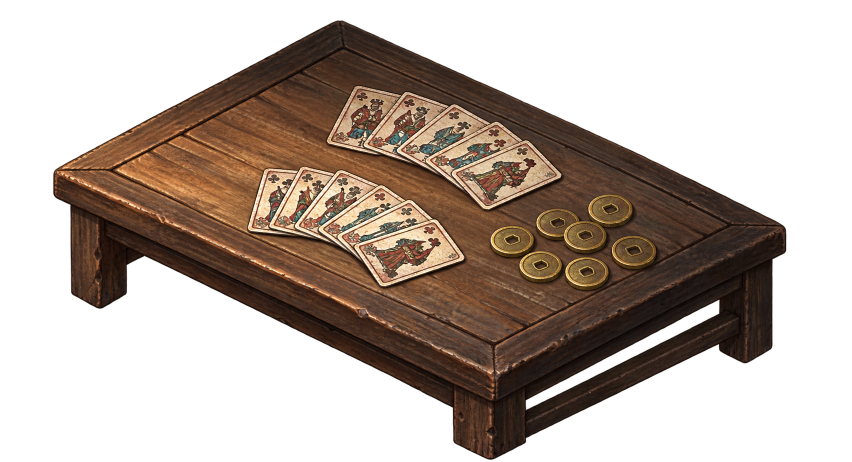
#> input picture assets/environment/interior_prop_previews/den/card_table_source.png, 1703 x 924 px (shown at 1/2 size)
$ python prepare_den_art.py
#> lines starting #> are read from the running program, lines starting #| are printed output that depends on the picture
"""Resize the selected transparent den cutouts for the game's sprite catalog."""

from pathlib import Path

from PIL import Image


ROOT = Path(__file__).resolve().parents[1]
SOURCE = ROOT / "assets/environment/interior_prop_previews/den"
DEST = ROOT / "game/art/interior"
SPRITES = {
    "den_card_table": ("card_table_source.png", 360),
    "den_dice_table": ("dice_table_source.png", 360),
    "den_side_bar": ("side_bar_source.png", 430),
    "den_corner_bar": ("corner_bar_source.png", 450),
}


def main():
    for name, (source, width) in SPRITES.items():
        image = Image.open(SOURCE / source).convert("RGBA")
#> image is the input picture: PIL image 1703x924 RGBA; mean R, G, B, A 44.1, 31.6, 23, 112.3
        bounds = image.getchannel("A").point(lambda value: 255 if value > 8 else 0).getbbox()
#> bounds = (106, 40, 1573, 920)
        if not bounds:
            raise ValueError(f"{source} has no opaque pixels")
        pad = 6
        image = image.crop((max(0, bounds[0] - pad), max(0, bounds[1] - pad),
                            min(image.width, bounds[2] + pad), min(image.height, bounds[3] + pad)))
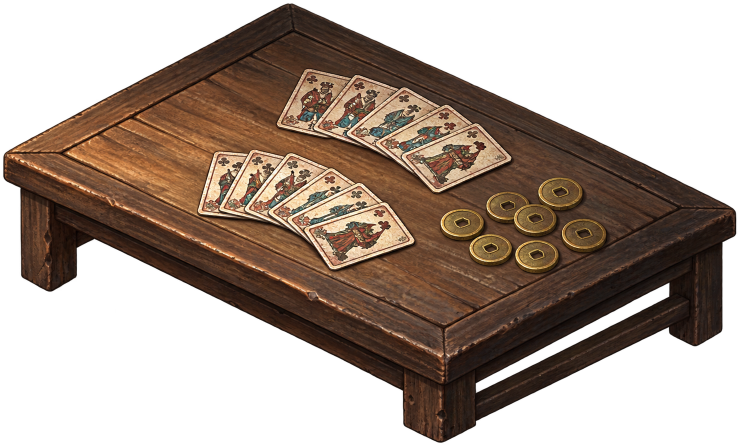
#> image: PIL image 1479x890 RGBA (shown at 1/2 size); mean R, G, B, A 52.7, 37.8, 27.5, 134.3; transparent parts drawn white
        if image.width > width:
            image = image.resize((width, round(image.height * width / image.width)), Image.Resampling.LANCZOS)
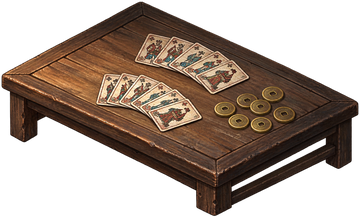
#> image: PIL image 360x217 RGBA; mean R, G, B, A 52.6, 37.6, 27.3, 134.3; transparent parts drawn white
        image.save(DEST / f"{name}.png", optimize=True)
        print(f"{name}: {image.width}x{image.height}")
#| den_card_table: 360x217
#> pass 2 of the loop in main, `for name, (source, width) in SPRITES.items():`:
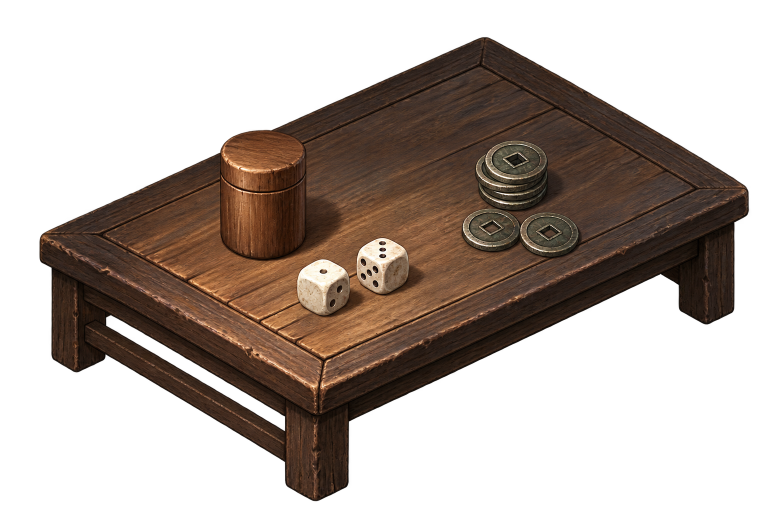
#> input picture assets/environment/interior_prop_previews/den/dice_table_source.png, 1536 x 1024 px (shown at 1/2 size)
#> in main, image is the input picture: PIL image 1536x1024 RGBA; mean R, G, B, A 44.5, 30.6, 22, 109.8
#> bounds = (78, 74, 1500, 1003)
#> in main, `image = image.crop((max(0, bounds[0] - pad), max(0, bounds[1] - pad), ..`:
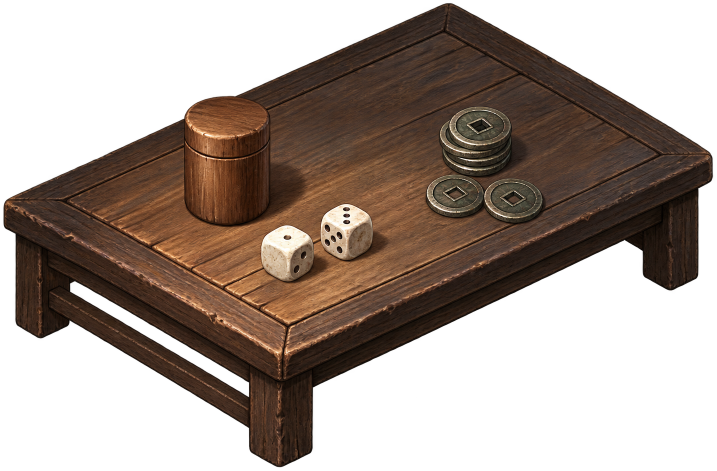
#> image: PIL image 1434x941 RGBA (shown at 1/2 size); mean R, G, B, A 50.2, 34.7, 25, 128; transparent parts drawn white
#> in main, `image = image.resize((width, round(image.height * width / image.width)..`:
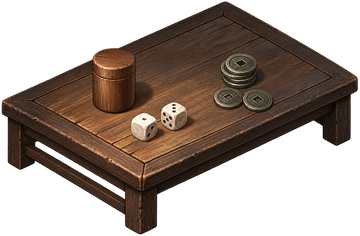
#> image: PIL image 360x236 RGBA; mean R, G, B, A 42.8, 29.9, 21.8, 128.1; transparent parts drawn white
#| den_dice_table: 360x236
#> pass 3 of the loop in main, `for name, (source, width) in SPRITES.items():`:
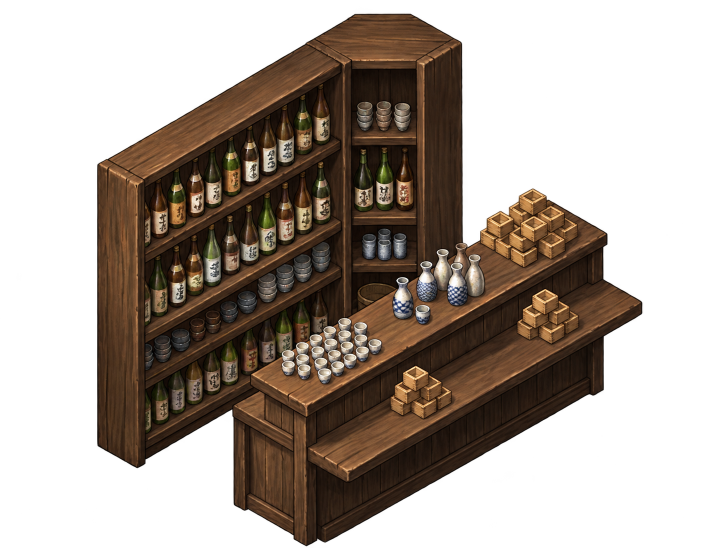
#> input picture assets/environment/interior_prop_previews/den/side_bar_source.png, 1435 x 1096 px (shown at 1/2 size)
#> in main, image is the input picture: PIL image 1435x1096 RGBA; mean R, G, B, A 37, 26.4, 17.8, 118.2
#> bounds = (194, 27, 1286, 1093)
#> in main, `image = image.crop((max(0, bounds[0] - pad), max(0, bounds[1] - pad), ..`:
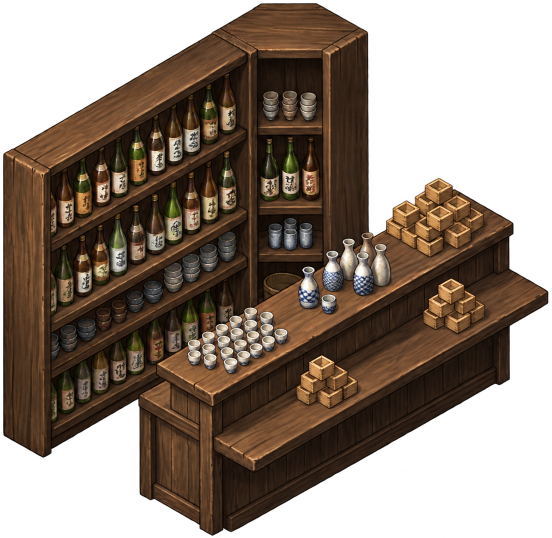
#> image: PIL image 1104x1075 RGBA (shown at 1/2 size); mean R, G, B, A 49, 35, 23.6, 156.6; transparent parts drawn white
#> in main, `image = image.resize((width, round(image.height * width / image.width)..`:
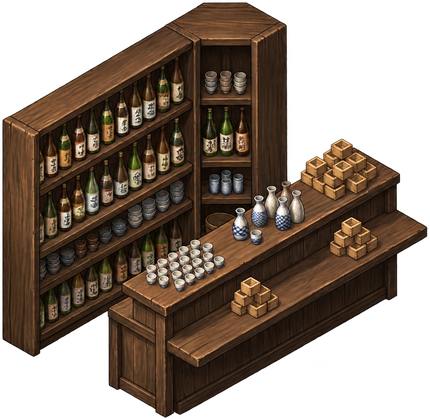
#> image: PIL image 430x419 RGBA; mean R, G, B, A 48.5, 34.6, 23.5, 156.6; transparent parts drawn white
#| den_side_bar: 430x419
#> the loop made 4 passes; the first 3 are shown


if __name__ == "__main__":
    main()
